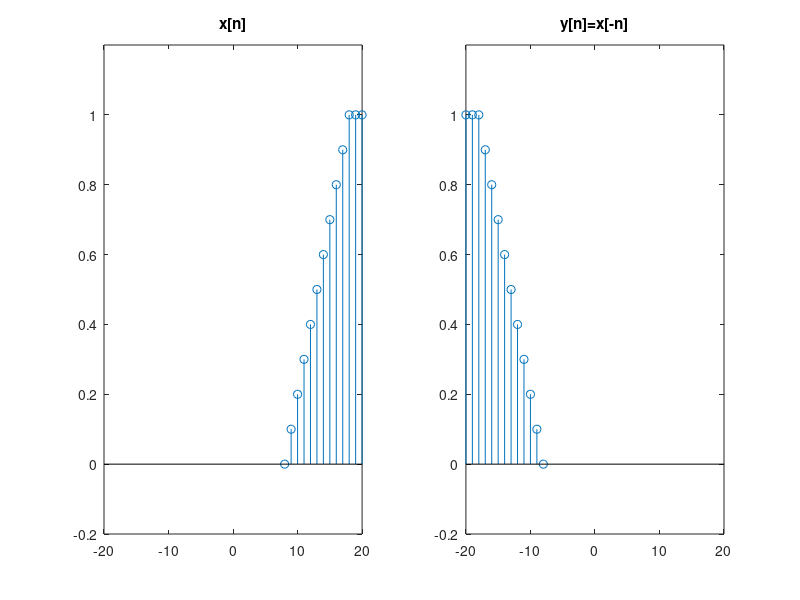

Recreate this plot in MATLAB.
x = [0:0.1:1 ones(1,5)]; % construimos la secuencia x
nx = 8:23;              % eje temporal para x
figure()          % la representamos graficamente
subplot(1,2,1)
stem(nx,x);
axis([-20 20 -0.2 1.2]);
title('x[n]')

y = x(end:-1:1); % abatimos los valores de la sennal
ny = -nx(end:-1:1); % tambien hay que abatir el vector de tiempos!!

subplot(1,2,2)
stem(ny,y);
axis([-20 20 -0.2 1.2]);
title('y[n]=x[-n]');  % titulo
